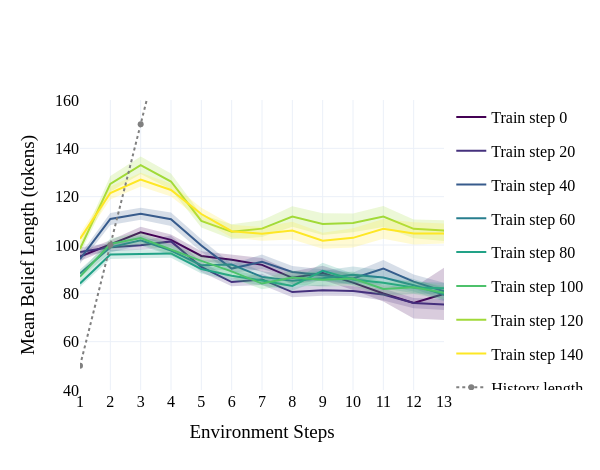

Here is the notebook cell this chart was saved with:
### Code cell
df_beliefs = load_ckpt_beliefs(ckpts_and_files)
fig = plot_belief_length_over_training(df_beliefs)
fig.write_image('figures/belief_length_over_training_tokens.pdf', width=600, height=480)

### Figure 1 — Plotly figure (JSON) as saved in the notebook; plotly's stock layout.template omitted (floating-point values rounded to 4 significant figures)
{"data": [{"line": {"color": "rgb(68, 1, 84)"}, "mode": "lines", "name": "Train step 0", "showlegend": true, "type": "scatter", "x": [1, 2, 3, 4, 5, 6, 7, 8, 9, 10, 11, 12, 13, 14], "y": [95.24, 100.3, 105.2, 102.1, 95.46, 93.86, 91.77, 86.42, 88.44, 84.43, 79.95, 76.03, 79.77, 58]}, {"hoverinfo": "skip", "legendgroup": "0", "line": {"width": 0}, "mode": "lines", "showlegend": false, "type": "scatter", "x": [1, 2, 3, 4, 5, 6, 7, 8, 9, 10, 11, 12, 13, 14], "y": [93.37, 98.56, 102.9, 99.93, 93.51, 91.76, 88.89, 83.81, 85.5, 81.34, 76.59, 69.59, 68.97, null]}, {"fill": "tonexty", "fillcolor": "rgba(68, 1, 84, 0.2)", "hoverinfo": "skip", "legendgroup": "0", "line": {"width": 0}, "mode": "lines", "showlegend": false, "type": "scatter", "x": [1, 2, 3, 4, 5, 6, 7, 8, 9, 10, 11, 12, 13, 14], "y": [97.12, 102.0, 107.5, 104.3, 97.41, 95.95, 94.66, 89.03, 91.38, 87.51, 83.32, 82.46, 90.57, null]}, {"line": {"color": "rgb(69, 49, 125)"}, "mode": "lines", "name": "Train step 20", "showlegend": true, "type": "scatter", "x": [1, 2, 3, 4, 5, 6, 7, 8, 9, 10, 11, 12, 13, 14, 15], "y": [97.08, 99.06, 99.9, 101.5, 90.93, 84.67, 85.75, 80.52, 81.26, 80.94, 79.5, 75.99, 75.33, 74.85, 65]}, {"hoverinfo": "skip", "legendgroup": "20", "line": {"width": 0}, "mode": "lines", "showlegend": false, "type": "scatter", "x": [1, 2, 3, 4, 5, 6, 7, 8, 9, 10, 11, 12, 13, 14, 15], "y": [95.11, 97.41, 98.06, 99.04, 88.88, 82.95, 83.41, 78.33, 79.0, 78.92, 76.99, 73.88, 73.06, 71.36, 43]}, {"fill": "tonexty", "fillcolor": "rgba(69, 49, 125, 0.2)", "hoverinfo": "skip", "legendgroup": "20", "line": {"width": 0}, "mode": "lines", "showlegend": false, "type": "scatter", "x": [1, 2, 3, 4, 5, 6, 7, 8, 9, 10, 11, 12, 13, 14, 15], "y": [99.05, 100.7, 101.7, 103.9, 92.98, 86.39, 88.09, 82.7, 83.52, 82.96, 82.0, 78.1, 77.61, 78.34, 87]}, {"line": {"color": "rgb(55, 91, 140)"}, "mode": "lines", "name": "Train step 40", "showlegend": true, "type": "scatter", "x": [1, 2, 3, 4, 5, 6, 7, 8, 9, 10, 11, 12, 13, 14, 15], "y": [94.1, 110.8, 112.9, 110.6, 99.79, 90.25, 93.07, 88.84, 87.53, 86.18, 90.26, 84.86, 80.81, 69.66, 44]}, {"hoverinfo": "skip", "legendgroup": "40", "line": {"width": 0}, "mode": "lines", "showlegend": false, "type": "scatter", "x": [1, 2, 3, 4, 5, 6, 7, 8, 9, 10, 11, 12, 13, 14, 15], "y": [92.28, 108.3, 110.4, 107.8, 97.25, 88.33, 90.08, 86.41, 85.05, 83.74, 86.75, 81.91, 77.22, 65.54, null]}, {"fill": "tonexty", "fillcolor": "rgba(55, 91, 140, 0.2)", "hoverinfo": "skip", "legendgroup": "40", "line": {"width": 0}, "mode": "lines", "showlegend": false, "type": "scatter", "x": [1, 2, 3, 4, 5, 6, 7, 8, 9, 10, 11, 12, 13, 14, 15], "y": [95.92, 113.3, 115.4, 113.4, 102.3, 92.18, 96.07, 91.26, 90.01, 88.62, 93.76, 87.81, 84.4, 73.78, null]}, {"line": {"color": "rgb(40, 126, 142)"}, "mode": "lines", "name": "Train step 60", "showlegend": true, "type": "scatter", "x": [1, 2, 3, 4, 5, 6, 7, 8, 9, 10, 11, 12, 13, 14, 15], "y": [88.16, 99.02, 101.9, 97.7, 91.64, 91.88, 86.81, 85.18, 86.28, 87.68, 86.52, 83.32, 79.46, 73.79, 83]}, {"hoverinfo": "skip", "legendgroup": "60", "line": {"width": 0}, "mode": "lines", "showlegend": false, "type": "scatter", "x": [1, 2, 3, 4, 5, 6, 7, 8, 9, 10, 11, 12, 13, 14, 15], "y": [86.47, 96.9, 99.83, 95.64, 89.79, 89.51, 84.47, 82.82, 83.09, 84.23, 83.5, 80.73, 76.69, 70.01, null]}, {"fill": "tonexty", "fillcolor": "rgba(40, 126, 142, 0.2)", "hoverinfo": "skip", "legendgroup": "60", "line": {"width": 0}, "mode": "lines", "showlegend": false, "type": "scatter", "x": [1, 2, 3, 4, 5, 6, 7, 8, 9, 10, 11, 12, 13, 14, 15], "y": [89.85, 101.2, 104.0, 99.75, 93.49, 94.26, 89.15, 87.53, 89.47, 91.13, 89.54, 85.91, 82.23, 77.58, null]}, {"line": {"color": "rgb(34, 162, 135)"}, "mode": "lines", "name": "Train step 80", "showlegend": true, "type": "scatter", "x": [1, 2, 3, 4, 5, 6, 7, 8, 9, 10, 11, 12, 13, 14, 15], "y": [84.1, 96.04, 96.31, 96.5, 90.04, 87.29, 85.3, 83.03, 89.33, 85.72, 84.38, 82.4, 82.07, 79.49, 74]}, {"hoverinfo": "skip", "legendgroup": "80", "line": {"width": 0}, "mode": "lines", "showlegend": false, "type": "scatter", "x": [1, 2, 3, 4, 5, 6, 7, 8, 9, 10, 11, 12, 13, 14, 15], "y": [82.64, 94.17, 94.49, 94.67, 88.16, 85.18, 83.31, 81.05, 85.98, 83.32, 82.07, 80.03, 79.79, 77.28, 61.11]}, {"fill": "tonexty", "fillcolor": "rgba(34, 162, 135, 0.2)", "hoverinfo": "skip", "legendgroup": "80", "line": {"width": 0}, "mode": "lines", "showlegend": false, "type": "scatter", "x": [1, 2, 3, 4, 5, 6, 7, 8, 9, 10, 11, 12, 13, 14, 15], "y": [85.56, 97.91, 98.14, 98.33, 91.92, 89.4, 87.3, 85.02, 92.69, 88.13, 86.68, 84.78, 84.35, 81.7, 86.89]}, {"line": {"color": "rgb(77, 193, 107)"}, "mode": "lines", "name": "Train step 100", "showlegend": true, "type": "scatter", "x": [1, 2, 3, 4, 5, 6, 7, 8, 9, 10, 11, 12, 13, 14, 15], "y": [86.92, 100.4, 102.9, 98.01, 93.42, 89.08, 84.04, 86.58, 85.59, 86.12, 81.79, 82.47, 80.28, 78.71, 60]}, {"hoverinfo": "skip", "legendgroup": "100", "line": {"width": 0}, "mode": "lines", "showlegend": false, "type": "scatter", "x": [1, 2, 3, 4, 5, 6, 7, 8, 9, 10, 11, 12, 13, 14, 15], "y": [85.17, 98.16, 100.4, 95.96, 91.12, 86.44, 81.74, 83.69, 82.73, 83.2, 78.8, 79.76, 77.5, 75.28, null]}, {"fill": "tonexty", "fillcolor": "rgba(77, 193, 107, 0.2)", "hoverinfo": "skip", "legendgroup": "100", "line": {"width": 0}, "mode": "lines", "showlegend": false, "type": "scatter", "x": [1, 2, 3, 4, 5, 6, 7, 8, 9, 10, 11, 12, 13, 14, 15], "y": [88.68, 102.7, 105.4, 100.1, 95.73, 91.72, 86.35, 89.48, 88.45, 89.04, 84.78, 85.19, 83.06, 82.14, null]}, {"line": {"color": "rgb(161, 217, 56)"}, "mode": "lines", "name": "Train step 120", "showlegend": true, "type": "scatter", "x": [1, 2, 3, 4, 5, 6, 7, 8, 9, 10, 11, 12, 13, 14, 15], "y": [98.4, 125.3, 133.0, 126.3, 109.9, 105.5, 106.8, 111.8, 108.7, 109.1, 111.8, 106.7, 106.0, 94.22, 110]}, {"hoverinfo": "skip", "legendgroup": "120", "line": {"width": 0}, "mode": "lines", "showlegend": false, "type": "scatter", "x": [1, 2, 3, 4, 5, 6, 7, 8, 9, 10, 11, 12, 13, 14, 15], "y": [96.31, 122.1, 129.4, 122.9, 107.2, 102.4, 103.3, 107.5, 104.2, 105.3, 107.5, 102.8, 101.7, 90.41, 59.0]}, {"fill": "tonexty", "fillcolor": "rgba(161, 217, 56, 0.2)", "hoverinfo": "skip", "legendgroup": "120", "line": {"width": 0}, "mode": "lines", "showlegend": false, "type": "scatter", "x": [1, 2, 3, 4, 5, 6, 7, 8, 9, 10, 11, 12, 13, 14, 15], "y": [100.5, 128.5, 136.7, 129.6, 112.7, 108.5, 110.2, 116.0, 113.2, 113.0, 116.1, 110.6, 110.3, 98.04, 161]}, {"line": {"color": "rgb(253, 231, 37)"}, "mode": "lines", "name": "Train step 140", "showlegend": true, "type": "scatter", "x": [1, 2, 3, 4, 5, 6, 7, 8, 9, 10, 11, 12, 13, 14, 15], "y": [102.5, 121.5, 127.0, 122.8, 112.8, 105.7, 104.6, 105.9, 101.8, 103.0, 106.7, 104.8, 104.8, 97.83, 109]}, {"hoverinfo": "skip", "legendgroup": "140", "line": {"width": 0}, "mode": "lines", "showlegend": false, "type": "scatter", "x": [1, 2, 3, 4, 5, 6, 7, 8, 9, 10, 11, 12, 13, 14, 15], "y": [100.5, 118.9, 124.2, 120.1, 110.2, 103.1, 101.8, 102.3, 98.45, 99.01, 102.6, 100.2, 100.6, 93.91, null]}, {"fill": "tonexty", "fillcolor": "rgba(253, 231, 37, 0.2)", "hoverinfo": "skip", "legendgroup": "140", "line": {"width": 0}, "mode": "lines", "showlegend": false, "type": "scatter", "x": [1, 2, 3, 4, 5, 6, 7, 8, 9, 10, 11, 12, 13, 14, 15], "y": [104.6, 124.2, 129.9, 125.5, 115.4, 108.4, 107.5, 109.6, 105.1, 106.9, 110.8, 109.4, 108.9, 101.7, null]}, {"legendgroup": "history", "line": {"color": "gray", "dash": "dot", "width": 2}, "marker": {"color": "gray"}, "mode": "lines+markers", "name": "History length", "showlegend": true, "type": "scatter", "x": [1, 2, 3, 4, 5, 6, 7, 8, 9, 10, 11, 12, 13], "y": [50, 100, 150, 200, 250, 300, 350, 400, 450, 500, 550, 600, 650]}], "layout": {"font": {"color": "black", "family": "Times New Roman", "size": 16}, "height": 470, "legend": {"font": {"size": 16}, "orientation": "v"}, "width": 600, "xaxis": {"automargin": true, "dtick": 1, "range": [1, 13], "title": {"text": "Environment Steps"}}, "yaxis": {"range": [40, 160], "title": {"text": "Mean Belief Length (tokens)"}}}}
